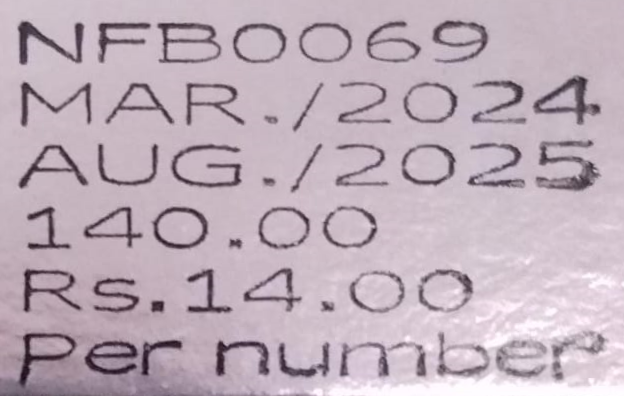
#> input picture Image.jpg, 624 x 396 px
$ python old_main.py
#> lines starting #> are read from the running program, lines starting #| are printed output that depends on the picture; after the words box and inside, x2 and y2 are one past the last pixel; in counts of white or black regions, pixels touching at a corner belong together
import pytesseract
import cv2
import os
import matplotlib.pyplot as plt
import numpy as np

def image_processing():
    image_path = 'Image.jpg'
    preprocessed = preprocess_image(image_path)
    if preprocessed is not None:
        visualize_preprocessing(image_path, preprocessed)


def preprocess_image(image_path):
    # Read the image
#> called with image_path = 'Image.jpg'
    img = cv2.imread(image_path)
#> img is the input picture: shape (396, 624, 3); mean B, G, R 185.4, 174.3, 190.5

    # Convert to grayscale
    gray = cv2.cvtColor(img, cv2.COLOR_BGR2GRAY)

    # Convert to black and white using Otsu's thresholding
    _, bw = cv2.threshold(gray, 0, 255, cv2.THRESH_BINARY + cv2.THRESH_OTSU)
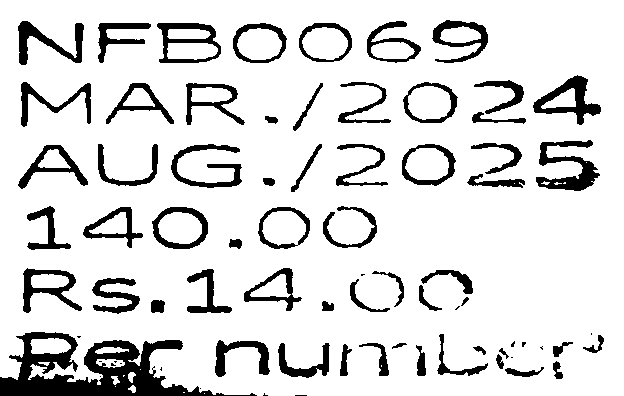
#> bw: shape (396, 624); 86% white; 76 black regions (17 under 20 px), largest, box (x1, y1, x2, y2) and area: (0, 332, 257, 396) 6583, (536, 140, 600, 191) 1383, (533, 75, 601, 125) 1197

    # Perform connected component analysis
    num_labels, labels, stats, centroids = cv2.connectedComponentsWithStats(bw, connectivity=8)
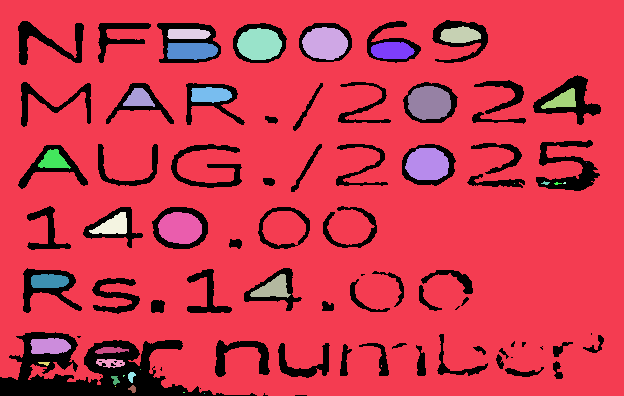
#> labels: shape (396, 624) int32; 36 distinct labels, from 0 to 35; one colour per label, 0 black
#> num_labels = 36; stats = 36 rows, first 6: [0, 20, 604, 376, 34604], [0, 0, 624, 396, 200156], [302, 27, 46, 33, 1175], [440, 26, 41, 17, 517], [167, 29, 44, 10, 398], [237, 28, 45, 32, 1135]; centroids = 36 pairs, first value 44.14 to 586, second value 33.59 to 393

    # Create an output image to store the filtered components
    filtered_img = np.zeros_like(bw)

    # Filter out small connected components
    min_size = 100  # Minimum size of connected components to keep
    for i in range(1, num_labels):  # Skip the background component
        if stats[i, cv2.CC_STAT_AREA] >= min_size:
            filtered_img[labels == i] = 255
#> filtered_img: shape (396, 624); 85.9% white; 76 black regions (17 under 20 px), largest, box (x1, y1, x2, y2) and area: (0, 332, 257, 396) 6763, (536, 140, 600, 191) 1421, (533, 75, 601, 125) 1197

    return filtered_img

# Use this preprocessed image with Tesseract
preprocessed_img = preprocess_image('Image.jpg')

def visualize_preprocessing(original_path, preprocessed_img):
#> called with original_path = 'Image.jpg'
    original = cv2.imread(original_path)
    original_rgb = cv2.cvtColor(original, cv2.COLOR_BGR2RGB)

    plt.figure(figsize=(12, 6))
    plt.subplot(121), plt.imshow(original_rgb), plt.title('Original')
    plt.subplot(122), plt.imshow(preprocessed_img, cmap='gray'), plt.title('Preprocessed')
    plt.show()
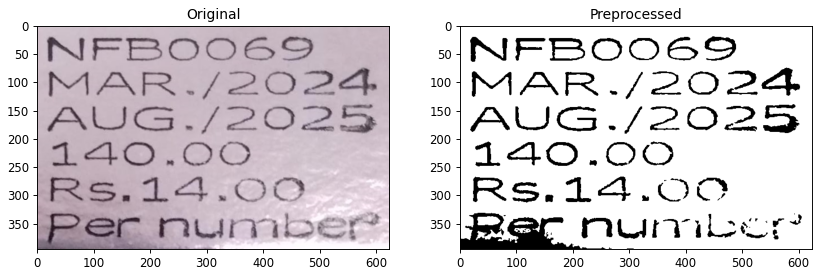
#> figure drawn by matplotlib, 2 panels

    # Save the preprocessed image
    cv2.imwrite('preprocessed_image.jpg', preprocessed_img)
    # Delete the image file
    os.remove('preprocessed_image.jpg')

image_processing()

# Then pass preprocessed_img to Tesseract
pytesseract.pytesseract.tesseract_cmd = r'C:\Program Files\Tesseract-OCR\tesseract.exe'

# Open an image file
if(preprocessed_img is None):
    img = cv2.imread('Image.jpg')
else:
    img = preprocessed_img

# Perform OCR on the image
#> (the run stopped early here; a loop or call above may not have finished)
